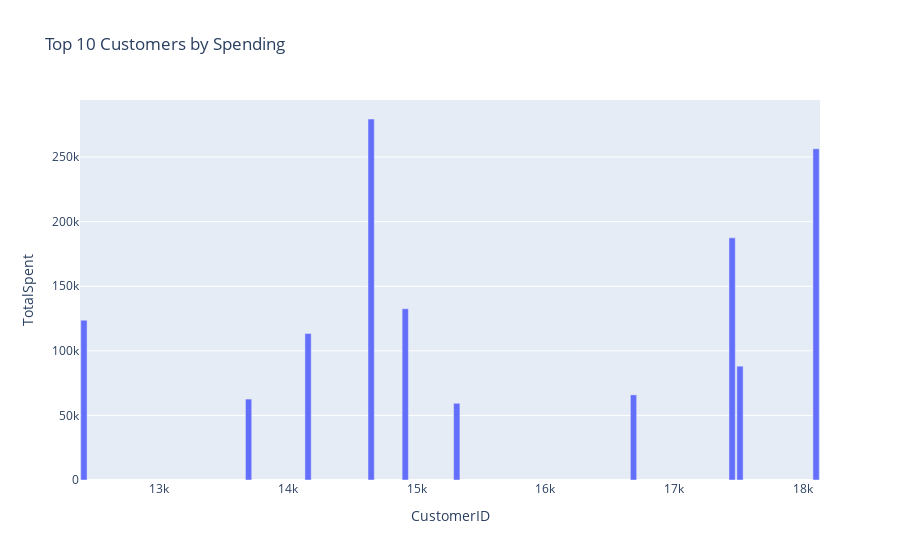

The code cell stored with this chart in its notebook:
### Code cell
# 1. Top Customers by Spending
fig1 = px.bar(
    customer_summary.sort_values("TotalSpent", ascending=False).head(10),
    x="CustomerID",
    y="TotalSpent",
    title="Top 10 Customers by Spending",
    text="TotalSpent"
)
fig1.show()

### Figure 1 — Plotly figure (JSON) as saved in the notebook; plotly's stock layout.template omitted (floating-point values rounded to 4 significant figures)
{"data": [{"alignmentgroup": "True", "hovertemplate": "CustomerID=%{x}<br>TotalSpent=%{text}<extra></extra>", "legendgroup": "", "marker": {"color": "#636efa", "pattern": {"shape": ""}}, "name": "", "offsetgroup": "", "orientation": "v", "showlegend": false, "text": [279500.0, 256400.0, 187500.0, 132600.0, 123700.0, 113400.0, 88130.0, 65890.0, 62650.0, 59420.0], "textposition": "auto", "type": "bar", "x": [14646, 18102, 17450, 14911, 12415, 14156, 17511, 16684, 13694, 15311], "xaxis": "x", "y": [279500.0, 256400.0, 187500.0, 132600.0, 123700.0, 113400.0, 88130.0, 65890.0, 62650.0, 59420.0], "yaxis": "y"}], "layout": {"barmode": "relative", "legend": {"tracegroupgap": 0}, "title": {"text": "Top 10 Customers by Spending"}, "xaxis": {"anchor": "y", "domain": [0, 1], "title": {"text": "CustomerID"}}, "yaxis": {"anchor": "x", "domain": [0, 1], "title": {"text": "TotalSpent"}}}}
